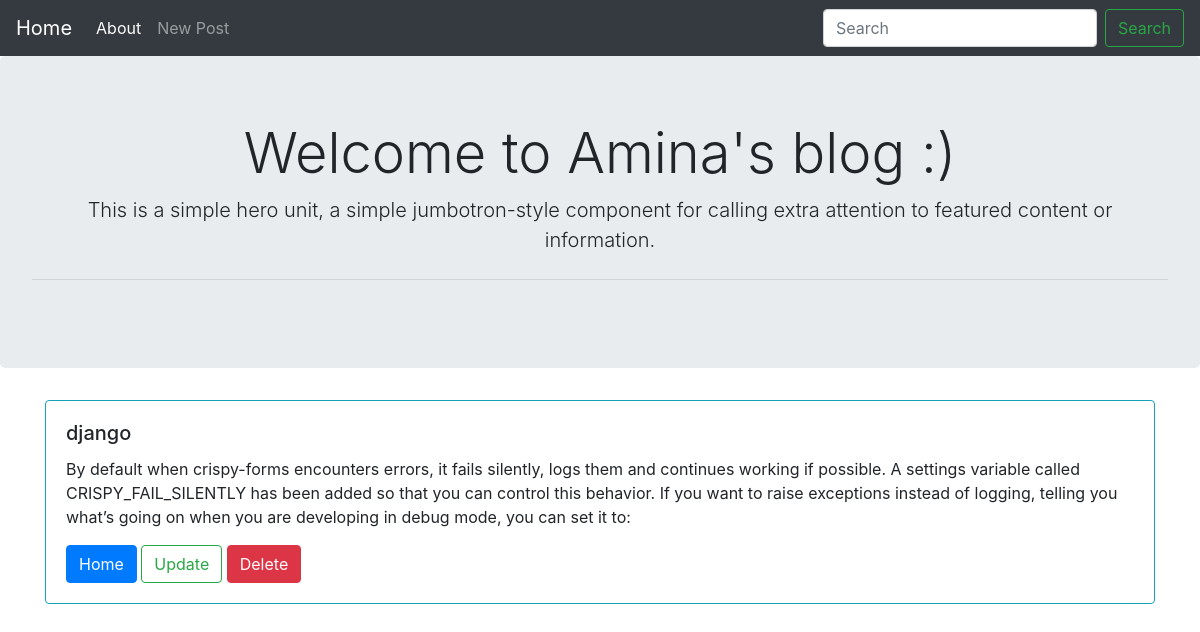
The app's page /list/1 with its own data.
### blog/models.py (models this page shows, shortened)
class Post(models.Model):
    title = models.CharField(max_length = 30)
    content = models.TextField()

### blog/views.py (the view)
# urls.py: path('list/<int:post_pk>',views.detail_view, name = 'detail-path'),
def detail_view(request, post_pk):
    return render(request, 'blog/detail.html', {'post': Post.objects.get(id = post_pk)})

### blog/templates/blog/detail.html
{% extends "blog/base.html" %}
{% block content %}
<div class="card border-info mt-3" >
    <div class="card-body">
      <h5 class="card-title">{{post.title}}</h5>
      <p class="card-text">{{post.content}}</p>
      <a href="{% url 'home-path' %}" class="btn btn-primary">Home</a>
      <a href="{% url 'update-path' post.pk %}" class="btn btn-outline-success">Update</a>
      <a href="#" class="btn btn-danger">Delete</a>
    </div>
  </div>
{% endblock content %}

### records on screen
Post: title "django", content "By default when crispy-forms encounters errors, it fails silently, logs them and continues working if possible. A settings variable called CRISPY_FAIL_SILENTLY has been added so that you can control this behavior. If you want to raise exceptions instead of logging, telling you what’s going on when you are developing in debug mode, you can set it to:"
